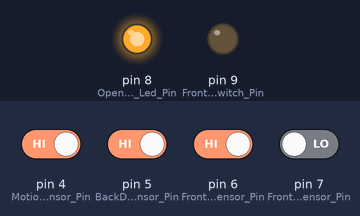
Recording of a sketch running on a simulated Arduino Uno, built for the host (arithmetic inside an expression is 32-bit, double 64-bit). Shown: output pins drawn as LEDs (lit = HIGH). Inputs (shaded band) come from the test bench; at power-on: pin 4 (Motion_Sensor_Pin), pin 5 (BackDoor_Sensor_Pin), pin 6 (FrontDoor_Sensor_Pin) HIGH, pin 7 (FrontDoorLock_Sensor_Pin) LOW. WiFi joins after 1.5 s; servers stay silent unless stated; no MQTT or app messages arrive unless stated; what the sketch prints to the serial monitor is not drawn.

Above: at 5.7 s.
5.8 s: pin 5 (BackDoor_Sensor_Pin) driven LOW and pin 6 (FrontDoor_Sensor_Pin) driven LOW
At 6.3 s:
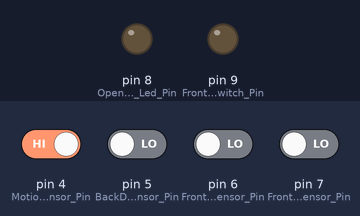
7.3 s: pin 5 (BackDoor_Sensor_Pin) driven HIGH
At 8.5 s:
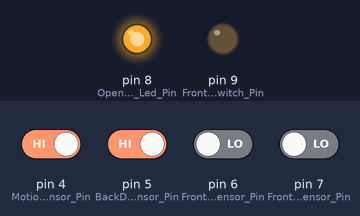
8.8 s: pin 5 (BackDoor_Sensor_Pin) driven LOW
At 9.8 s:
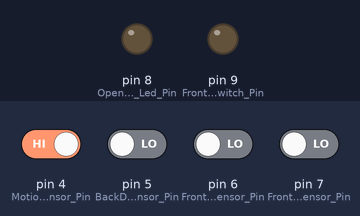
Timing chart, 0 to 11.3 s (numbered marks = the images above; inputs shaded):
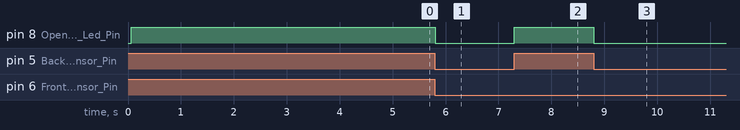

The sketch:

xGarageControlerBK.ino
```cpp
#include <SPI.h>
#include <DHT.h>
#include <Ethernet.h>
#include <PubSubClient.h>

#define  SERIAL_BAUDRATE	115200
char     message_buff[100];
unsigned long lastMsg    	 = 0   ;       //Horodatage du dernier message publié sur MQTT
int      poolingTime     	 = 30  ;       //Pooling time between each scan
bool     debug               = true;       //Affiche sur la console si True
String   MQTT_Name           = "UNOGarage";
const char* mqtt_server  = "192.168.0.200";

int      nb_subscribe_topics = 4;
String   subscribe_topics[]  = { "Garage/Pooling/Set",
                                 "Garage/Debug/Set",
                                 "Garage/Status",
                                 "Garage/Front/Door/Set"};

// Update these with values suitable for your network.
byte mac[] = {  0xDE, 0xED, 0xBD, 0xFE, 0xFE, 0xED };
IPAddress ip(192, 168, 0, 151);

// Pin definition
int Motion_Sensor_Pin        = 4;
int BackDoor_Sensor_Pin      = 5;
int FrontDoor_Sensor_Pin     = 6;
int FrontDoorLock_Sensor_Pin = 7;
int OpenDoor_Led_Pin         = 8;
int FrontDoor_Switch_Pin     = 9;

// Door Status flag
boolean FrontdoorStatus;
boolean FrontdoorLockStatus;
boolean BackdoorStatus;
boolean MotionSensor;
boolean LastFrontdoorStatus;
boolean LastFrontdoorLockStatus;
boolean LastBackdoorStatus;
boolean LastMotionSensor;

// DHT Definition
#define DHTPIN  2
#define DHTTYPE DHT22

//Création des objets
DHT dht(DHTPIN, DHTTYPE);
EthernetClient ethClient;
PubSubClient   client(ethClient);


//********************************************************************************
// Setup  (Initialisation du programme)
//********************************************************************************
void setup(){

  Serial.begin(SERIAL_BAUDRATE);

  pinMode(FrontDoor_Sensor_Pin, INPUT);     // declare Door_Sensor_Pin as input
  pinMode(FrontDoorLock_Sensor_Pin, INPUT); // declare Door_Sensor_Pin as input
  pinMode(BackDoor_Sensor_Pin, INPUT);      // declare Door_Sensor_Pin as input
  pinMode(FrontDoor_Switch_Pin, OUTPUT);    // declare Door_Sensor_Pin as input
  pinMode(OpenDoor_Led_Pin, OUTPUT);        // declare led pin for output
  pinMode(Motion_Sensor_Pin, INPUT);        // declare pin for motion

  client.setServer(mqtt_server, 1883);
  client.setCallback(callback);
  Ethernet.begin(mac, ip);                  // Start network connection
  dht.begin();                              // Initialise temperature Sensor
}


//****************************************************************************
void loop() {
//****************************************************************************
unsigned long now = millis();

	if (!client.connected()) { reconnect(); }  // Connect to MQTT

	client.loop();
	CheckDoorStatus();
	PublishMotionSensor();

	if (now - lastMsg > (1000 * poolingTime)) { lastMsg = now;
		PublishTemperature();
	    PublishDoorStatus();
	  }
}


//********************************************************************************
// Check Door Status if changed
//********************************************************************************
void CheckDoorStatus() {
	FrontdoorStatus      = digitalRead(FrontDoor_Sensor_Pin);
	FrontdoorLockStatus  = digitalRead(FrontDoorLock_Sensor_Pin);
	BackdoorStatus       = digitalRead(BackDoor_Sensor_Pin);

	if (FrontdoorStatus     != LastFrontdoorStatus     or
		FrontdoorLockStatus != LastFrontdoorLockStatus or
		BackdoorStatus      != LastBackdoorStatus  )    {

			PublishDoorStatus();
			LastFrontdoorStatus     = FrontdoorStatus;
			LastFrontdoorLockStatus = FrontdoorLockStatus;
			LastBackdoorStatus      = BackdoorStatus;
	}
}


//********************************************************************************
// Check for motion sensor
//********************************************************************************
void PublishMotionSensor() {

	MotionSensor = digitalRead(Motion_Sensor_Pin);
	if (MotionSensor != LastMotionSensor) {
		if (MotionSensor == HIGH) {
	      client.publish("Garage/Motion", "Motion Detected");
	    } else {
	      client.publish("Garage/Motion", "No Motion Detected");
	    }
	    LastMotionSensor = MotionSensor;
	}
}


//********************************************************************************
// Publish Door Status
//********************************************************************************
void PublishDoorStatus() {
    if (FrontdoorStatus == LOW)      { client.publish("Garage/Front/Door","Close"); }
    if (FrontdoorStatus == HIGH)     { client.publish("Garage/Front/Door","Open") ; }
    if (BackdoorStatus  == LOW)      { client.publish("Garage/Back/Door" ,"Close"); }
    if (BackdoorStatus  == HIGH)     { client.publish("Garage/Back/Door" ,"Open") ; }
    if (FrontdoorLockStatus == HIGH) { client.publish("Garage/Front/Door/Lock","Unlock"); }
    if (FrontdoorLockStatus == LOW)  { client.publish("Garage/Front/Door/Lock","Lock")  ; }

    if (FrontdoorStatus or BackdoorStatus){digitalWrite(OpenDoor_Led_Pin, HIGH);} else {digitalWrite(OpenDoor_Led_Pin, LOW);}
}


//********************************************************************************
// Check for incomming messages
//********************************************************************************
void callback(char* topic, byte* payload, unsigned int length) {
int  i;

  for(i = 0; i<length; i++) { message_buff[i] = payload[i]; }
  message_buff[i] = '\0';
  String msgString = String(message_buff);
  TraiterPayload(topic, msgString);
}


//********************************************************************************
//Connexion or Reconnexion
//********************************************************************************
void reconnect() {   //Boucle jusqu'à obtenur une reconnexion

  while (!client.connected()) {
    Serial.print("MQTT Connecxion...");

    if (client.connect(MQTT_Name.c_str())) {
      Serial.println("OK");
      for (int i=0; i<nb_subscribe_topics; i++) {
        client.subscribe(subscribe_topics[i].c_str());
        if (debug) { Serial.println("Subscribing to : " +  subscribe_topics[i]); }
      }
    } else {
      Serial.print("KO, erreur : ");
      Serial.print(client.state());
      Serial.println(" wait 5 sec.");
      delay(5000);
    }
  }
}


//****************************************************************************
void ReceivedCmd(String Command, String topic ) {
//****************************************************************************

    if (topic == "Garage/Front/Door/Set") {
      if (FrontdoorStatus == LOW and Command=="Open") {
          client.publish("Garage/Front/Door","Openning");
          digitalWrite(FrontDoor_Switch_Pin, HIGH);
          delay(500);
          digitalWrite(FrontDoor_Switch_Pin, LOW);
      }
      if (FrontdoorStatus == HIGH and Command=="Close") {
          client.publish("Garage/Front/Door","Closing");
          digitalWrite(FrontDoor_Switch_Pin, HIGH);
          delay(1000);
          digitalWrite(FrontDoor_Switch_Pin, LOW);
      }
    }
}


//********************************************************************************
// Traiter message recu
//********************************************************************************
void TraiterPayload(String topic, String payload) {

  if (topic == subscribe_topics[0]) { poolingTime = payload.toInt(); }
  if (topic == subscribe_topics[1]) { if (payload == "true") {debug = true;}else{debug = false;}}
  if (topic == subscribe_topics[2]) { DisplayStatus(); }
  if (topic == subscribe_topics[3]) { SwitchFrontDoor(payload); }

  if ( debug ) { Serial.println("Topic recu => " + topic + "     Payload: " + payload); }
}


//****************************************************************************
// Publish Temperature
//****************************************************************************
void PublishTemperature() {
	  String  pubTemp  = "";
	  String  pubTempR = "";
	  String  pubHumid = "";

	  float h = dht.readHumidity();
	  float t = dht.readTemperature();

	    if (isnan(h) || isnan(t)) {
	      Serial.println("Failed to read from DHT sensor!");
	      return;
	    }
	    float hic = dht.computeHeatIndex(t, h, false);

	    pubHumid += constrain(h,0,50) ;
	    pubTemp  += constrain(t,0,50) ;
	    pubTempR += constrain(hic,0,50) ;

	    client.publish("Garage/Humidity",pubHumid.c_str());
	    client.publish("Garage/Temperature",pubTemp.c_str());
	    client.publish("Garage/Temperature2", pubTempR.c_str());
}


//********************************************************************************
// Open or Close Front Door
//********************************************************************************
void SwitchFrontDoor(String payload) {

	if (FrontdoorStatus == LOW and payload=="Open") {
		client.publish("Garage/Front/Door","Openning");
        digitalWrite(FrontDoor_Switch_Pin, HIGH);
        delay(500);
        digitalWrite(FrontDoor_Switch_Pin, LOW);
      }
      if (FrontdoorStatus == HIGH and payload=="Close") {
        client.publish("/Garage/Front/Door","Closing");
        digitalWrite(FrontDoor_Switch_Pin, HIGH);
        delay(1000);
        digitalWrite(FrontDoor_Switch_Pin, LOW);
      }
}


//********************************************************************************
// Display controler status
//********************************************************************************
void DisplayStatus() {
String DebugStr = "false";

if ( debug ) { DebugStr= "true"; }
  String ControlerStatus = "\n{\n'Controler Name' : '"+ MQTT_Name +"',\n'Debug' : '"+DebugStr+"',\n'SSID' :'"+"wifi_ssid"+"',\n'Controler IP': '"+"IP"+"',\n'Network connection' : 'Established',\n'MQTT Server' : '"+mqtt_server+"',\n'MQTT Connection' : 'Established',\n'Pooling Device' : '"+poolingTime+" Sec',\n'Subscribed Topics' : ['"+subscribe_topics[0]+"',\n                       '"+subscribe_topics[1]+"',\n                       '"+subscribe_topics[2]+"',\n                       '"+subscribe_topics[3]+"'\n                      ]\n}";

  Serial.println (ControlerStatus.c_str()) ;
  client.publish("/Device/Connection/Status", ControlerStatus.c_str());
}
```

Measured:
- after the input at 5.8 s, pin 8 (OpenDoor_Led_Pin): HIGH → LOW at once
- after the input at 7.3 s, pin 8 (OpenDoor_Led_Pin): LOW → HIGH at once
- after the input at 8.8 s, pin 8 (OpenDoor_Led_Pin): HIGH → LOW at once
